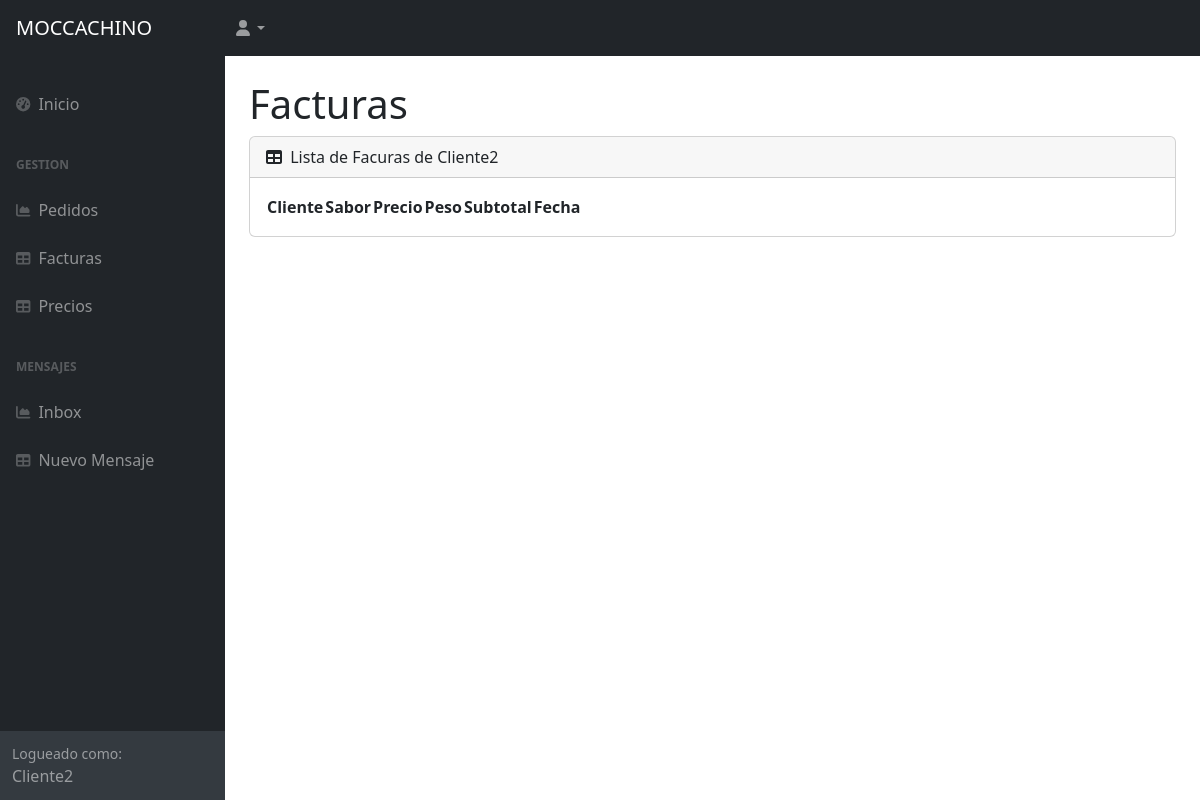
The app's page /AppClientes/facturas_por_cliente/ (signed in), older data.
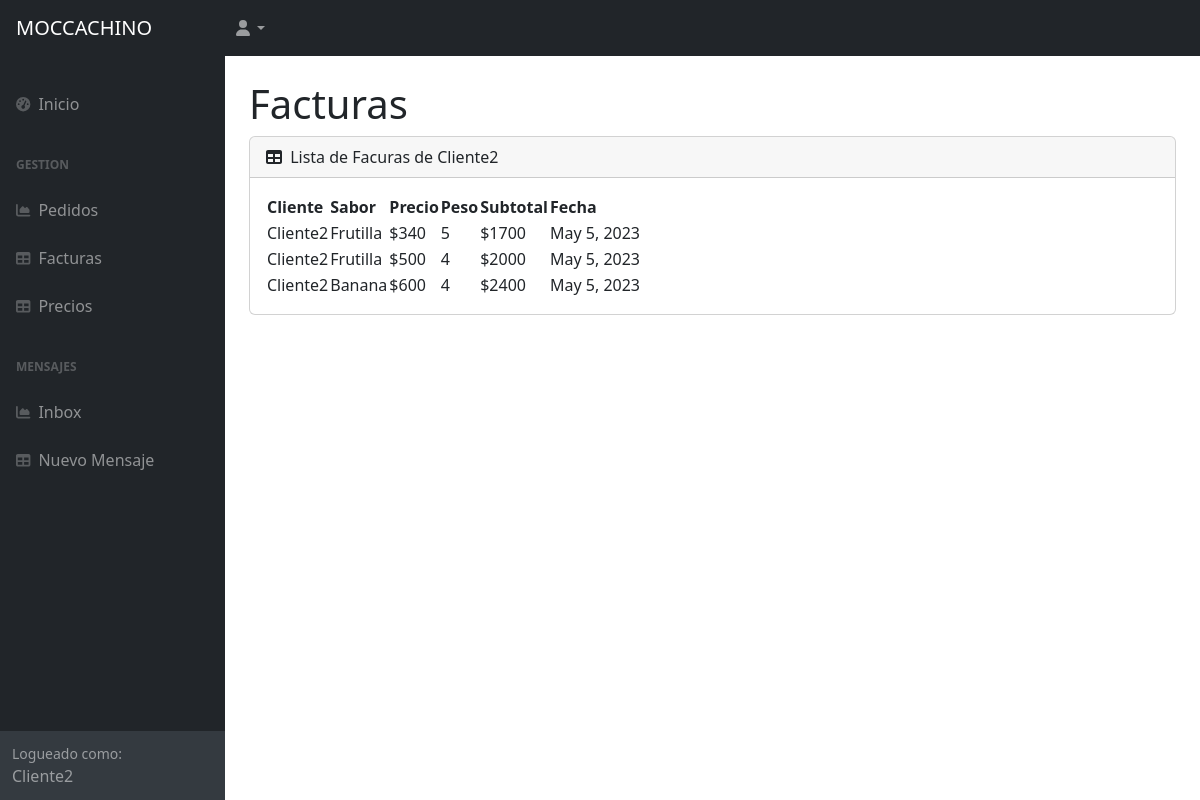
The same page, newer data.
### AppClientes/models.py (models this page shows, shortened)
class Factura(models.Model):
    cliente = models.CharField(max_length=50)
    sabor = models.CharField(max_length=50)
    precio = models.IntegerField()
    peso = models.IntegerField()
    fecha = models.DateField(default=datetime.date.today)
    @property
    def subtotal(self):
        return self.precio * self.peso

### AppClientes/views.py (the view)
# urls.py: path('facturas_por_cliente/', vista_superFactura, name="facturas_por_cliente"),
@login_required
def vista_superFactura (request):
    if request.user.is_superuser:
        facturas = Factura.objects.all()
        context= {"facturas": facturas}
        return render(request, "AppClientes/facturas.html", context)
    else:
        varCliente = request.user
        facturas = Factura.objects.filter(cliente=varCliente)
        context= {"facturas": facturas}
        return render(request, "AppClientes/facturas_por_cliente.html", context)

### AppClientes/templates/AppClientes/facturas_por_cliente.html
{% extends 'AppClientes/padre.html' %}
{% load static %}
            {% block contenido %}
            <div id="layoutSidenav_content">
                <main>
                    <div class="container-fluid px-4">
                        <h1 class="mt-4">Facturas</h1>
                        <div class="card mb-4">
                            <div class="card-header">
                                <i class="fas fa-table me-1"></i>
                                Lista de Facuras de {{ user }}
                            </div>
                            <div class="card-body">
                                <table id="datatablesSimple">
                                    <thead>
                                        <tr>
                                            <th>Cliente</th>
                                            <th>Sabor</th>
                                            <th>Precio</th>
                                            <th>Peso</th>
                                            <th>Subtotal</th>
                                            <th>Fecha</th>
                                        </tr>
                                    </thead>
                                    <tbody>
                                        {% for factura in facturas %}
                                        <tr>
                                            <td>{{ factura.cliente }}</td>
                                            <td>{{ factura.sabor }}</td>
                                            <td>${{ factura.precio }}</td>
                                            <td>{{ factura.peso }}</td>
                                            <td>${{ factura.subtotal }}</td>
                                            <td>{{ factura.fecha }}</td>
                                        </tr>
                                        {% endfor %}
                                    </tbody>
                                </table>
                            </div>
                        </div>
                    </div>
                </main>
                {% endblock %}

Row changes from the older to the newer data that the page shows:
added Factura: cliente "Cliente2", sabor "Frutilla", precio "340", peso "5", subtotal "1700", fecha "May 5, 2023"
added Factura: cliente "Cliente2", sabor "Frutilla", precio "500", peso "4", subtotal "2000", fecha "May 5, 2023"
added Factura: cliente "Cliente2", sabor "Banana", precio "600", peso "4", subtotal "2400", fecha "May 5, 2023"
